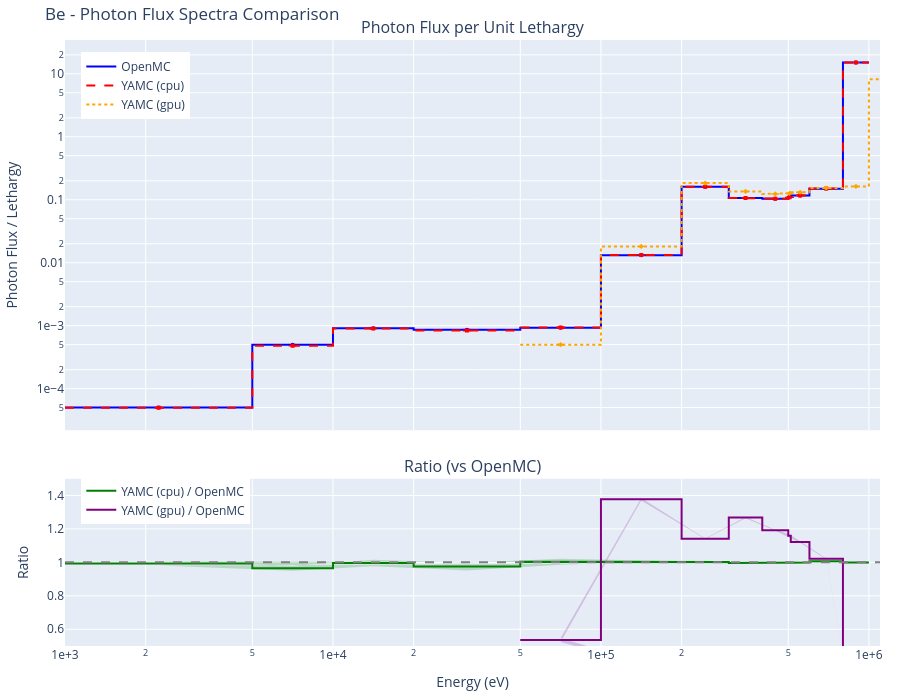
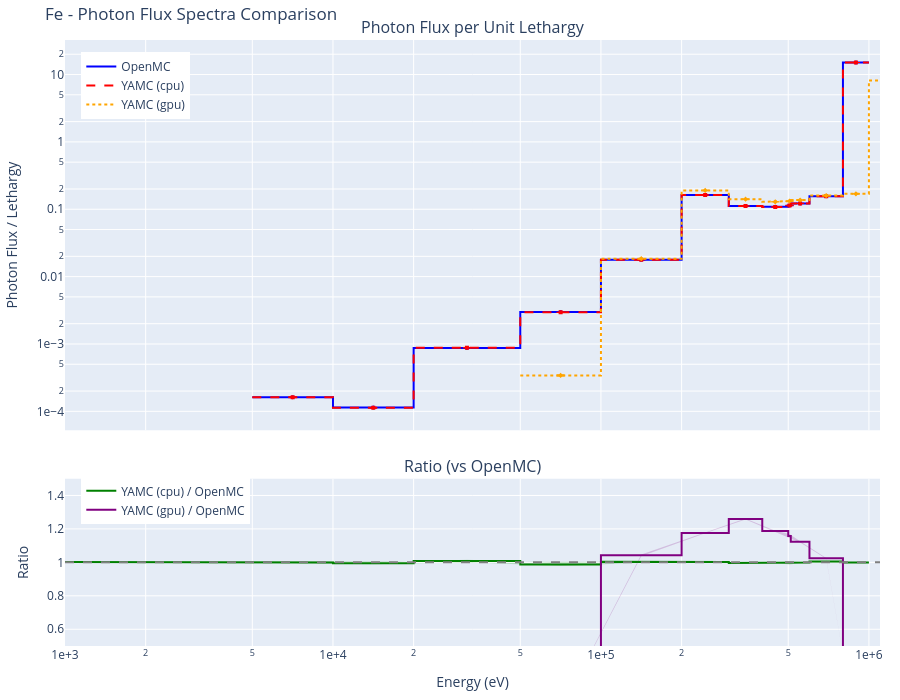

The code cell stored with these charts, in order, in its notebook:
### Markdown cell above
## Results by Element

Below are the comparison results for each element. Each section includes:

- Interactive photon flux spectra plot (log-log scale)
- YAMC/OpenMC ratio plot with uncertainty band
- Photon tally comparison table (flux, coherent-scatter, incoherent-scatter, photoelectric, pair-production)
- Performance comparison (particles/second)

### Code cell
# Display results for each element
for element, results in all_results.items():
    openmc_results = results.get('openmc')  # may be None when openmc-cpu not in MC_BACKENDS

    # Collect available YAMC backends in the order the user requested
    yamc_results_by_backend = {}
    for compute in COMPUTES:
        yres = results.get(f'yamc-{compute}')
        if yres is not None:
            yamc_results_by_backend[compute] = yres

    display(Markdown(f"## {element}"))

    # Performance line — one entry per code/backend that ran
    perf_parts = []
    if openmc_results is not None:
        perf_parts.append(f"OpenMC: {openmc_results['particles/s']:,.0f} particles/s")
    for compute, yres in yamc_results_by_backend.items():
        perf_parts.append(f"YAMC ({compute}): {yres['particles/s']:,.0f} particles/s")
    display(Markdown(f"**Performance:** " + " | ".join(perf_parts)))

    # Combined flux spectra plot
    fig = create_comparison_plot(openmc_results, yamc_results_by_backend)
    fig.update_layout(title=f"{element} - Photon Flux Spectra Comparison")
    fig.show()

    # Spectral agreement: each yamc backend vs the reference (openmc when
    # present, else the first yamc backend).
    if openmc_results is not None:
        ref_label = 'OpenMC'
        ref_results = openmc_results
        comparisons = list(yamc_results_by_backend.items())
    elif len(yamc_results_by_backend) >= 2:
        backends = list(yamc_results_by_backend)
        ref_label = f'YAMC ({backends[0]})'
        ref_results = yamc_results_by_backend[backends[0]]
        comparisons = [(b, yamc_results_by_backend[b]) for b in backends[1:]]
    else:
        comparisons = []

    for compute, yres in comparisons:
        heading = (
            f"#### Spectral Agreement (YAMC {compute} vs {ref_label})"
            if len(comparisons) > 1 or openmc_results is None
            else "#### Spectral Agreement"
        )
        display(Markdown(heading))
        stats = calculate_spectral_agreement(ref_results, yres)
        display(create_agreement_table(stats).style.hide(axis='index'))

    # Combined tally table
    display(Markdown("#### Photon Tally Comparison"))
    table = create_tally_table(openmc_results, yamc_results_by_backend)
    display(table.style.hide(axis='index'))

    print()  # spacing

### Figure 1 — Plotly figure (JSON) as saved in the notebook; plotly's stock layout.template omitted (floating-point values rounded to 4 significant figures)
{"data": [{"legend": "legend", "line": {"color": "blue", "width": 2}, "mode": "lines", "name": "OpenMC", "showlegend": true, "type": "scatter", "x": [1000.0, 5000.0, 5000.0, 10000.0, 10000.0, 20000.0, 20000.0, 50000.0, 50000.0, 100000.0, 100000.0, 200000.0, 200000.0, 300000.0, 300000.0, 400000.0, 400000.0, 500000.0, 500000.0, 511000.0, 511000.0, 600000.0, 600000.0, 800000.0, 800000.0, 1000000.0, 1000000.0, 1500000.0, 1500000.0, 2000000.0, 2000000.0, 3000000.0, 3000000.0, 4000000.0, 4000000.0, 5000000.0, 5000000.0, 6000000.0, 6000000.0, 8000000.0, 8000000.0, 10000000.0, 10000000.0, 12000000.0, 12000000.0, 15000000.0, 15000000.0, 20000000.0], "xaxis": "x", "y": [5e-05, 5e-05, 0.0004974, 0.0004974, 0.0009083, 0.0009083, 0.0008578, 0.0008578, 0.0009291, 0.0009291, 0.01317, 0.01317, 0.161, 0.161, 0.1069, 0.1069, 0.1037, 0.1037, 0.1091, 0.1091, 0.1171, 0.1171, 0.1498, 0.1498, 15.12, 15.12, null, null, null, null, null, null, null, null, null, null, null, null, null, null, null, null, null, null, null, null, null, null], "yaxis": "y"}, {"error_y": {"array": [3.118e-07, 5.388e-06, 1.072e-05, 1.545e-05, 1.076e-05, 6.728e-05, 0.0001787, 0.0002485, 0.0001114, 0.0006357, 0.0003446, 0.000342, 0.00198, NaN, NaN, NaN, NaN, NaN, NaN, NaN, NaN, NaN, NaN, NaN], "color": "blue", "thickness": 1, "type": "data", "visible": true}, "marker": {"color": "blue", "size": 4, "symbol": "circle"}, "mode": "markers", "name": "OpenMC error", "showlegend": false, "type": "scatter", "x": [2236.0, 7071.0, 14140.0, 31620.0, 70710.0, 141400.0, 244900.0, 346400.0, 447200.0, 505500.0, 553700.0, 692800.0, 894400.0, 1225000.0, 1732000.0, 2449000.0, 3464000.0, 4472000.0, 5477000.0, 6928000.0, 8944000.0, 10950000.0, 13420000.0, 17320000.0], "xaxis": "x", "y": [5e-05, 0.0004974, 0.0009083, 0.0008578, 0.0009291, 0.01317, 0.161, 0.1069, 0.1037, 0.1091, 0.1171, 0.1498, 15.12, NaN, NaN, NaN, NaN, NaN, NaN, NaN, NaN, NaN, NaN, NaN], "yaxis": "y"}, {"legend": "legend", "line": {"color": "red", "dash": "dash", "width": 2}, "mode": "lines", "name": "YAMC (cpu)", "showlegend": true, "type": "scatter", "x": [1000.0, 5000.0, 5000.0, 10000.0, 10000.0, 20000.0, 20000.0, 50000.0, 50000.0, 100000.0, 100000.0, 200000.0, 200000.0, 300000.0, 300000.0, 400000.0, 400000.0, 500000.0, 500000.0, 511000.0, 511000.0, 600000.0, 600000.0, 800000.0, 800000.0, 1000000.0, 1000000.0, 1500000.0, 1500000.0, 2000000.0, 2000000.0, 3000000.0, 3000000.0, 4000000.0, 4000000.0, 5000000.0, 5000000.0, 6000000.0, 6000000.0, 8000000.0, 8000000.0, 10000000.0, 10000000.0, 12000000.0, 12000000.0, 15000000.0, 15000000.0, 20000000.0], "xaxis": "x", "y": [4.967e-05, 4.967e-05, 0.00048, 0.00048, 0.0009054, 0.0009054, 0.000836, 0.000836, 0.0009323, 0.0009323, 0.01326, 0.01326, 0.1614, 0.1614, 0.1065, 0.1065, 0.1036, 0.1036, 0.1091, 0.1091, 0.117, 0.117, 0.1507, 0.1507, 15.12, 15.12, null, null, null, null, null, null, null, null, null, null, null, null, null, null, null, null, null, null, null, null, null, null], "yaxis": "y"}, {"error_y": {"array": [4.994e-07, 5.114e-06, 1.422e-05, 1.312e-05, 1.257e-05, 3.937e-05, 0.0001781, 0.0001867, 0.0002546, 0.0005985, 0.0004531, 0.0001488, 0.001142, NaN, NaN, NaN, NaN, NaN, NaN, NaN, NaN, NaN, NaN, NaN], "color": "red", "thickness": 1, "type": "data", "visible": true}, "marker": {"color": "red", "size": 4, "symbol": "square"}, "mode": "markers", "name": "YAMC (cpu) error", "showlegend": false, "type": "scatter", "x": [2236.0, 7071.0, 14140.0, 31620.0, 70710.0, 141400.0, 244900.0, 346400.0, 447200.0, 505500.0, 553700.0, 692800.0, 894400.0, 1225000.0, 1732000.0, 2449000.0, 3464000.0, 4472000.0, 5477000.0, 6928000.0, 8944000.0, 10950000.0, 13420000.0, 17320000.0], "xaxis": "x", "y": [4.967e-05, 0.00048, 0.0009054, 0.000836, 0.0009323, 0.01326, 0.1614, 0.1065, 0.1036, 0.1091, 0.117, 0.1507, 15.12, NaN, NaN, NaN, NaN, NaN, NaN, NaN, NaN, NaN, NaN, NaN], "yaxis": "y"}, {"legend": "legend", "line": {"color": "orange", "dash": "dot", "width": 2}, "mode": "lines", "name": "YAMC (gpu)", "showlegend": true, "type": "scatter", "x": [1000.0, 5000.0, 5000.0, 10000.0, 10000.0, 20000.0, 20000.0, 50000.0, 50000.0, 100000.0, 100000.0, 200000.0, 200000.0, 300000.0, 300000.0, 400000.0, 400000.0, 500000.0, 500000.0, 511000.0, 511000.0, 600000.0, 600000.0, 800000.0, 800000.0, 1000000.0, 1000000.0, 1500000.0, 1500000.0, 2000000.0, 2000000.0, 3000000.0, 3000000.0, 4000000.0, 4000000.0, 5000000.0, 5000000.0, 6000000.0, 6000000.0, 8000000.0, 8000000.0, 10000000.0, 10000000.0, 12000000.0, 12000000.0, 15000000.0, 15000000.0, 20000000.0], "xaxis": "x", "y": [null, null, null, null, null, null, null, null, 0.0004982, 0.0004982, 0.01814, 0.01814, 0.1838, 0.1838, 0.1356, 0.1356, 0.1236, 0.1236, 0.1264, 0.1264, 0.1314, 0.1314, 0.153, 0.153, 0.1625, 0.1625, 8.199, 8.199, null, null, null, null, null, null, null, null, null, null, null, null, null, null, null, null, null, null, null, null], "yaxis": "y"}, {"error_y": {"array": [NaN, NaN, NaN, NaN, 9.387e-06, 3.68e-05, 0.0002013, 0.0002597, 0.0002173, 0.0008025, 0.0002947, 0.0001993, 0.0002244, 0.0007698, NaN, NaN, NaN, NaN, NaN, NaN, NaN, NaN, NaN, NaN], "color": "orange", "thickness": 1, "type": "data", "visible": true}, "marker": {"color": "orange", "size": 4, "symbol": "diamond"}, "mode": "markers", "name": "YAMC (gpu) error", "showlegend": false, "type": "scatter", "x": [2236.0, 7071.0, 14140.0, 31620.0, 70710.0, 141400.0, 244900.0, 346400.0, 447200.0, 505500.0, 553700.0, 692800.0, 894400.0, 1225000.0, 1732000.0, 2449000.0, 3464000.0, 4472000.0, 5477000.0, 6928000.0, 8944000.0, 10950000.0, 13420000.0, 17320000.0], "xaxis": "x", "y": [NaN, NaN, NaN, NaN, 0.0004982, 0.01814, 0.1838, 0.1356, 0.1236, 0.1264, 0.1314, 0.153, 0.1625, 8.199, NaN, NaN, NaN, NaN, NaN, NaN, NaN, NaN, NaN, NaN], "yaxis": "y"}, {"legend": "legend2", "line": {"color": "green", "width": 2}, "mode": "lines", "name": "YAMC (cpu) / OpenMC", "showlegend": true, "type": "scatter", "x": [1000.0, 5000.0, 5000.0, 10000.0, 10000.0, 20000.0, 20000.0, 50000.0, 50000.0, 100000.0, 100000.0, 200000.0, 200000.0, 300000.0, 300000.0, 400000.0, 400000.0, 500000.0, 500000.0, 511000.0, 511000.0, 600000.0, 600000.0, 800000.0, 800000.0, 1000000.0, 1000000.0, 1500000.0, 1500000.0, 2000000.0, 2000000.0, 3000000.0, 3000000.0, 4000000.0, 4000000.0, 5000000.0, 5000000.0, 6000000.0, 6000000.0, 8000000.0, 8000000.0, 10000000.0, 10000000.0, 12000000.0, 12000000.0, 15000000.0, 15000000.0, 20000000.0], "xaxis": "x2", "y": [0.9934, 0.9934, 0.965, 0.965, 0.9967, 0.9967, 0.9746, 0.9746, 1.003, 1.003, 1.006, 1.006, 1.002, 1.002, 0.9957, 0.9957, 0.9989, 0.9989, 0.9994, 0.9994, 0.9991, 0.9991, 1.006, 1.006, 0.9998, 0.9998, null, null, null, null, null, null, null, null, null, null, null, null, null, null, null, null, null, null, null, null, null, null], "yaxis": "y2"}, {"fill": "toself", "fillcolor": "rgba(0, 128, 0, 0.2)", "line": {"color": "rgba(255,255,255,0)"}, "name": "YAMC (cpu) / OpenMC uncertainty", "showlegend": false, "type": "scatter", "x": [2236.0, 7071.0, 14140.0, 31620.0, 70710.0, 141400.0, 244900.0, 346400.0, 447200.0, 505500.0, 553700.0, 692800.0, 894400.0, 1225000.0, 1732000.0, 2449000.0, 3464000.0, 4472000.0, 5477000.0, 6928000.0, 8944000.0, 10950000.0, 13420000.0, 17320000.0, 17320000.0, 13420000.0, 10950000.0, 8944000.0, 6928000.0, 5477000.0, 4472000.0, 3464000.0, 2449000.0, 1732000.0, 1225000.0, 894400.0, 692800.0, 553700.0, 505500.0, 447200.0, 346400.0, 244900.0, 141400.0, 70710.0, 31620.0, 14140.0, 7071.0, 2236.0], "xaxis": "x2", "y": [1.005, 0.9796, 1.016, 0.9978, 1.021, 1.012, 1.004, 0.9986, 1.002, 1.007, 1.004, 1.008, 1.0, NaN, NaN, NaN, NaN, NaN, NaN, NaN, NaN, NaN, NaN, NaN, NaN, NaN, NaN, NaN, NaN, NaN, NaN, NaN, NaN, NaN, NaN, 0.9997, 1.003, 0.9943, 0.9914, 0.9963, 0.9928, 1.001, 1.0, 0.9855, 0.9513, 0.9772, 0.9503, 0.9816], "yaxis": "y2"}, {"legend": "legend2", "line": {"color": "purple", "width": 2}, "mode": "lines", "name": "YAMC (gpu) / OpenMC", "showlegend": true, "type": "scatter", "x": [1000.0, 5000.0, 5000.0, 10000.0, 10000.0, 20000.0, 20000.0, 50000.0, 50000.0, 100000.0, 100000.0, 200000.0, 200000.0, 300000.0, 300000.0, 400000.0, 400000.0, 500000.0, 500000.0, 511000.0, 511000.0, 600000.0, 600000.0, 800000.0, 800000.0, 1000000.0, 1000000.0, 1500000.0, 1500000.0, 2000000.0, 2000000.0, 3000000.0, 3000000.0, 4000000.0, 4000000.0, 5000000.0, 5000000.0, 6000000.0, 6000000.0, 8000000.0, 8000000.0, 10000000.0, 10000000.0, 12000000.0, 12000000.0, 15000000.0, 15000000.0, 20000000.0], "xaxis": "x2", "y": [null, null, null, null, null, null, null, null, 0.5363, 0.5363, 1.377, 1.377, 1.141, 1.141, 1.268, 1.268, 1.192, 1.192, 1.158, 1.158, 1.122, 1.122, 1.021, 1.021, 0.01075, 0.01075, null, null, null, null, null, null, null, null, null, null, null, null, null, null, null, null, null, null, null, null, null, null], "yaxis": "y2"}, {"fill": "toself", "fillcolor": "rgba(128, 0, 128, 0.2)", "line": {"color": "rgba(255,255,255,0)"}, "name": "YAMC (gpu) / OpenMC uncertainty", "showlegend": false, "type": "scatter", "x": [2236.0, 7071.0, 14140.0, 31620.0, 70710.0, 141400.0, 244900.0, 346400.0, 447200.0, 505500.0, 553700.0, 692800.0, 894400.0, 1225000.0, 1732000.0, 2449000.0, 3464000.0, 4472000.0, 5477000.0, 6928000.0, 8944000.0, 10950000.0, 13420000.0, 17320000.0, 17320000.0, 13420000.0, 10950000.0, 8944000.0, 6928000.0, 5477000.0, 4472000.0, 3464000.0, 2449000.0, 1732000.0, 1225000.0, 894400.0, 692800.0, 553700.0, 505500.0, 447200.0, 346400.0, 244900.0, 141400.0, 70710.0, 31620.0, 14140.0, 7071.0, 2236.0], "xaxis": "x2", "y": [NaN, NaN, NaN, NaN, 0.5481, 1.384, 1.143, 1.271, 1.194, 1.168, 1.126, 1.024, 0.01076, NaN, NaN, NaN, NaN, NaN, NaN, NaN, NaN, NaN, NaN, NaN, NaN, NaN, NaN, NaN, NaN, NaN, NaN, NaN, NaN, NaN, NaN, 0.01073, 1.018, 1.118, 1.148, 1.189, 1.264, 1.14, 1.369, 0.5244, NaN, NaN, NaN, NaN], "yaxis": "y2"}], "layout": {"annotations": [{"font": {"size": 16}, "showarrow": false, "text": "Photon Flux per Unit Lethargy", "x": 0.5, "xanchor": "center", "xref": "paper", "y": 1.0, "yanchor": "bottom", "yref": "paper"}, {"font": {"size": 16}, "showarrow": false, "text": "Ratio (vs OpenMC)", "x": 0.5, "xanchor": "center", "xref": "paper", "y": 0.276, "yanchor": "bottom", "yref": "paper"}], "height": 700, "legend": {"x": 0.02, "xanchor": "left", "y": 0.98, "yanchor": "top"}, "legend2": {"x": 0.02, "xanchor": "left", "y": 0.28, "yanchor": "top"}, "margin": {"b": 40, "l": 60, "r": 20, "t": 40}, "shapes": [{"line": {"color": "gray", "dash": "dash"}, "type": "line", "x0": 0, "x1": 1, "xref": "x2 domain", "y0": 1.0, "y1": 1.0, "yref": "y2"}], "title": {"text": "Be - Photon Flux Spectra Comparison"}, "xaxis": {"anchor": "y", "domain": [0.0, 1.0], "exponentformat": "e", "matches": "x2", "range": [3.0, 6.041], "showticklabels": false, "type": "log"}, "xaxis2": {"anchor": "y2", "domain": [0.0, 1.0], "exponentformat": "e", "range": [3.0, 6.041], "title": {"text": "Energy (eV)"}, "type": "log"}, "yaxis": {"anchor": "x", "domain": [0.356, 1.0], "exponentformat": "e", "title": {"text": "Photon Flux / Lethargy"}, "type": "log"}, "yaxis2": {"anchor": "x2", "domain": [0.0, 0.276], "range": [0.5, 1.5], "title": {"text": "Ratio"}}}}

### Figure 2 — Plotly figure (JSON) as saved in the notebook; plotly's stock layout.template omitted (floating-point values rounded to 4 significant figures)
{"data": [{"legend": "legend", "line": {"color": "blue", "width": 2}, "mode": "lines", "name": "OpenMC", "showlegend": true, "type": "scatter", "x": [1000.0, 5000.0, 5000.0, 10000.0, 10000.0, 20000.0, 20000.0, 50000.0, 50000.0, 100000.0, 100000.0, 200000.0, 200000.0, 300000.0, 300000.0, 400000.0, 400000.0, 500000.0, 500000.0, 511000.0, 511000.0, 600000.0, 600000.0, 800000.0, 800000.0, 1000000.0, 1000000.0, 1500000.0, 1500000.0, 2000000.0, 2000000.0, 3000000.0, 3000000.0, 4000000.0, 4000000.0, 5000000.0, 5000000.0, 6000000.0, 6000000.0, 8000000.0, 8000000.0, 10000000.0, 10000000.0, 12000000.0, 12000000.0, 15000000.0, 15000000.0, 20000000.0], "xaxis": "x", "y": [null, null, 0.0001617, 0.0001617, 0.0001137, 0.0001137, 0.0008744, 0.0008744, 0.002985, 0.002985, 0.01773, 0.01773, 0.1621, 0.1621, 0.1122, 0.1122, 0.1086, 0.1086, 0.1138, 0.1138, 0.1221, 0.1221, 0.1556, 0.1556, 15.07, 15.07, null, null, null, null, null, null, null, null, null, null, null, null, null, null, null, null, null, null, null, null, null, null], "yaxis": "y"}, {"error_y": {"array": [NaN, 5.732e-07, 4.165e-07, 2.555e-06, 2.299e-05, 7.223e-05, 0.0001921, 0.0002125, 0.0001212, 0.0009431, 0.0002982, 0.0002749, 0.001975, NaN, NaN, NaN, NaN, NaN, NaN, NaN, NaN, NaN, NaN, NaN], "color": "blue", "thickness": 1, "type": "data", "visible": true}, "marker": {"color": "blue", "size": 4, "symbol": "circle"}, "mode": "markers", "name": "OpenMC error", "showlegend": false, "type": "scatter", "x": [2236.0, 7071.0, 14140.0, 31620.0, 70710.0, 141400.0, 244900.0, 346400.0, 447200.0, 505500.0, 553700.0, 692800.0, 894400.0, 1225000.0, 1732000.0, 2449000.0, 3464000.0, 4472000.0, 5477000.0, 6928000.0, 8944000.0, 10950000.0, 13420000.0, 17320000.0], "xaxis": "x", "y": [NaN, 0.0001617, 0.0001137, 0.0008744, 0.002985, 0.01773, 0.1621, 0.1122, 0.1086, 0.1138, 0.1221, 0.1556, 15.07, NaN, NaN, NaN, NaN, NaN, NaN, NaN, NaN, NaN, NaN, NaN], "yaxis": "y"}, {"legend": "legend", "line": {"color": "red", "dash": "dash", "width": 2}, "mode": "lines", "name": "YAMC (cpu)", "showlegend": true, "type": "scatter", "x": [1000.0, 5000.0, 5000.0, 10000.0, 10000.0, 20000.0, 20000.0, 50000.0, 50000.0, 100000.0, 100000.0, 200000.0, 200000.0, 300000.0, 300000.0, 400000.0, 400000.0, 500000.0, 500000.0, 511000.0, 511000.0, 600000.0, 600000.0, 800000.0, 800000.0, 1000000.0, 1000000.0, 1500000.0, 1500000.0, 2000000.0, 2000000.0, 3000000.0, 3000000.0, 4000000.0, 4000000.0, 5000000.0, 5000000.0, 6000000.0, 6000000.0, 8000000.0, 8000000.0, 10000000.0, 10000000.0, 12000000.0, 12000000.0, 15000000.0, 15000000.0, 20000000.0], "xaxis": "x", "y": [null, null, 0.0001615, 0.0001615, 0.000113, 0.000113, 0.0008816, 0.0008816, 0.002947, 0.002947, 0.01779, 0.01779, 0.1625, 0.1625, 0.1118, 0.1118, 0.1084, 0.1084, 0.1134, 0.1134, 0.122, 0.122, 0.1565, 0.1565, 15.07, 15.07, null, null, null, null, null, null, null, null, null, null, null, null, null, null, null, null, null, null, null, null, null, null], "yaxis": "y"}, {"error_y": {"array": [NaN, 5.659e-07, 5.009e-07, 5.407e-06, 1.4e-05, 5.653e-05, 0.0001652, 0.0002301, 0.0002224, 0.0005651, 0.0004291, 0.0001743, 0.001179, NaN, NaN, NaN, NaN, NaN, NaN, NaN, NaN, NaN, NaN, NaN], "color": "red", "thickness": 1, "type": "data", "visible": true}, "marker": {"color": "red", "size": 4, "symbol": "square"}, "mode": "markers", "name": "YAMC (cpu) error", "showlegend": false, "type": "scatter", "x": [2236.0, 7071.0, 14140.0, 31620.0, 70710.0, 141400.0, 244900.0, 346400.0, 447200.0, 505500.0, 553700.0, 692800.0, 894400.0, 1225000.0, 1732000.0, 2449000.0, 3464000.0, 4472000.0, 5477000.0, 6928000.0, 8944000.0, 10950000.0, 13420000.0, 17320000.0], "xaxis": "x", "y": [NaN, 0.0001615, 0.000113, 0.0008816, 0.002947, 0.01779, 0.1625, 0.1118, 0.1084, 0.1134, 0.122, 0.1565, 15.07, NaN, NaN, NaN, NaN, NaN, NaN, NaN, NaN, NaN, NaN, NaN], "yaxis": "y"}, {"legend": "legend", "line": {"color": "orange", "dash": "dot", "width": 2}, "mode": "lines", "name": "YAMC (gpu)", "showlegend": true, "type": "scatter", "x": [1000.0, 5000.0, 5000.0, 10000.0, 10000.0, 20000.0, 20000.0, 50000.0, 50000.0, 100000.0, 100000.0, 200000.0, 200000.0, 300000.0, 300000.0, 400000.0, 400000.0, 500000.0, 500000.0, 511000.0, 511000.0, 600000.0, 600000.0, 800000.0, 800000.0, 1000000.0, 1000000.0, 1500000.0, 1500000.0, 2000000.0, 2000000.0, 3000000.0, 3000000.0, 4000000.0, 4000000.0, 5000000.0, 5000000.0, 6000000.0, 6000000.0, 8000000.0, 8000000.0, 10000000.0, 10000000.0, 12000000.0, 12000000.0, 15000000.0, 15000000.0, 20000000.0], "xaxis": "x", "y": [null, null, null, null, null, null, null, null, 0.0003413, 0.0003413, 0.01848, 0.01848, 0.1906, 0.1906, 0.1412, 0.1412, 0.129, 0.129, 0.1317, 0.1317, 0.1371, 0.1371, 0.1593, 0.1593, 0.1692, 0.1692, 8.17, 8.17, null, null, null, null, null, null, null, null, null, null, null, null, null, null, null, null, null, null, null, null], "yaxis": "y"}, {"error_y": {"array": [NaN, NaN, NaN, NaN, 6.847e-06, 5.155e-05, 0.0001651, 0.0002431, 0.0002134, 0.0008212, 0.000286, 0.0001964, 0.0002315, 0.0007723, NaN, NaN, NaN, NaN, NaN, NaN, NaN, NaN, NaN, NaN], "color": "orange", "thickness": 1, "type": "data", "visible": true}, "marker": {"color": "orange", "size": 4, "symbol": "diamond"}, "mode": "markers", "name": "YAMC (gpu) error", "showlegend": false, "type": "scatter", "x": [2236.0, 7071.0, 14140.0, 31620.0, 70710.0, 141400.0, 244900.0, 346400.0, 447200.0, 505500.0, 553700.0, 692800.0, 894400.0, 1225000.0, 1732000.0, 2449000.0, 3464000.0, 4472000.0, 5477000.0, 6928000.0, 8944000.0, 10950000.0, 13420000.0, 17320000.0], "xaxis": "x", "y": [NaN, NaN, NaN, NaN, 0.0003413, 0.01848, 0.1906, 0.1412, 0.129, 0.1317, 0.1371, 0.1593, 0.1692, 8.17, NaN, NaN, NaN, NaN, NaN, NaN, NaN, NaN, NaN, NaN], "yaxis": "y"}, {"legend": "legend2", "line": {"color": "green", "width": 2}, "mode": "lines", "name": "YAMC (cpu) / OpenMC", "showlegend": true, "type": "scatter", "x": [1000.0, 5000.0, 5000.0, 10000.0, 10000.0, 20000.0, 20000.0, 50000.0, 50000.0, 100000.0, 100000.0, 200000.0, 200000.0, 300000.0, 300000.0, 400000.0, 400000.0, 500000.0, 500000.0, 511000.0, 511000.0, 600000.0, 600000.0, 800000.0, 800000.0, 1000000.0, 1000000.0, 1500000.0, 1500000.0, 2000000.0, 2000000.0, 3000000.0, 3000000.0, 4000000.0, 4000000.0, 5000000.0, 5000000.0, 6000000.0, 6000000.0, 8000000.0, 8000000.0, 10000000.0, 10000000.0, 12000000.0, 12000000.0, 15000000.0, 15000000.0, 20000000.0], "xaxis": "x2", "y": [1.002, 1.002, 0.9987, 0.9987, 0.994, 0.994, 1.008, 1.008, 0.9873, 0.9873, 1.003, 1.003, 1.003, 1.003, 0.9968, 0.9968, 0.9981, 0.9981, 0.9969, 0.9969, 0.999, 0.999, 1.006, 1.006, 0.9999, 0.9999, null, null, null, null, null, null, null, null, null, null, null, null, null, null, null, null, null, null, null, null, null, null], "yaxis": "y2"}, {"fill": "toself", "fillcolor": "rgba(0, 128, 0, 0.2)", "line": {"color": "rgba(255,255,255,0)"}, "name": "YAMC (cpu) / OpenMC uncertainty", "showlegend": false, "type": "scatter", "x": [2236.0, 7071.0, 14140.0, 31620.0, 70710.0, 141400.0, 244900.0, 346400.0, 447200.0, 505500.0, 553700.0, 692800.0, 894400.0, 1225000.0, 1732000.0, 2449000.0, 3464000.0, 4472000.0, 5477000.0, 6928000.0, 8944000.0, 10950000.0, 13420000.0, 17320000.0, 17320000.0, 13420000.0, 10950000.0, 8944000.0, 6928000.0, 5477000.0, 4472000.0, 3464000.0, 2449000.0, 1732000.0, 1225000.0, 894400.0, 692800.0, 553700.0, 505500.0, 447200.0, 346400.0, 244900.0, 141400.0, 70710.0, 31620.0, 14140.0, 7071.0, 2236.0], "xaxis": "x2", "y": [1.009, 1.004, 0.9997, 1.015, 0.9963, 1.008, 1.004, 0.9996, 1.0, 1.007, 1.003, 1.008, 1.0, NaN, NaN, NaN, NaN, NaN, NaN, NaN, NaN, NaN, NaN, NaN, NaN, NaN, NaN, NaN, NaN, NaN, NaN, NaN, NaN, NaN, NaN, 0.9997, 1.004, 0.9947, 0.9872, 0.9957, 0.994, 1.001, 0.998, 0.9784, 1.001, 0.9883, 0.9937, 0.9945], "yaxis": "y2"}, {"legend": "legend2", "line": {"color": "purple", "width": 2}, "mode": "lines", "name": "YAMC (gpu) / OpenMC", "showlegend": true, "type": "scatter", "x": [1000.0, 5000.0, 5000.0, 10000.0, 10000.0, 20000.0, 20000.0, 50000.0, 50000.0, 100000.0, 100000.0, 200000.0, 200000.0, 300000.0, 300000.0, 400000.0, 400000.0, 500000.0, 500000.0, 511000.0, 511000.0, 600000.0, 600000.0, 800000.0, 800000.0, 1000000.0, 1000000.0, 1500000.0, 1500000.0, 2000000.0, 2000000.0, 3000000.0, 3000000.0, 4000000.0, 4000000.0, 5000000.0, 5000000.0, 6000000.0, 6000000.0, 8000000.0, 8000000.0, 10000000.0, 10000000.0, 12000000.0, 12000000.0, 15000000.0, 15000000.0, 20000000.0], "xaxis": "x2", "y": [null, null, null, null, null, null, 3.036e-05, 3.036e-05, 0.1143, 0.1143, 1.042, 1.042, 1.176, 1.176, 1.259, 1.259, 1.187, 1.187, 1.157, 1.157, 1.123, 1.123, 1.024, 1.024, 0.01123, 0.01123, null, null, null, null, null, null, null, null, null, null, null, null, null, null, null, null, null, null, null, null, null, null], "yaxis": "y2"}, {"fill": "toself", "fillcolor": "rgba(128, 0, 128, 0.2)", "line": {"color": "rgba(255,255,255,0)"}, "name": "YAMC (gpu) / OpenMC uncertainty", "showlegend": false, "type": "scatter", "x": [2236.0, 7071.0, 14140.0, 31620.0, 70710.0, 141400.0, 244900.0, 346400.0, 447200.0, 505500.0, 553700.0, 692800.0, 894400.0, 1225000.0, 1732000.0, 2449000.0, 3464000.0, 4472000.0, 5477000.0, 6928000.0, 8944000.0, 10950000.0, 13420000.0, 17320000.0, 17320000.0, 13420000.0, 10950000.0, 8944000.0, 6928000.0, 5477000.0, 4472000.0, 3464000.0, 2449000.0, 1732000.0, 1225000.0, 894400.0, 692800.0, 553700.0, 505500.0, 447200.0, 346400.0, 244900.0, 141400.0, 70710.0, 31620.0, 14140.0, 7071.0, 2236.0], "xaxis": "x2", "y": [NaN, NaN, NaN, 6.073e-05, 0.1168, 1.047, 1.178, 1.262, 1.19, 1.169, 1.126, 1.026, 0.01124, NaN, NaN, NaN, NaN, NaN, NaN, NaN, NaN, NaN, NaN, NaN, NaN, NaN, NaN, NaN, NaN, NaN, NaN, NaN, NaN, NaN, NaN, 0.01121, 1.022, 1.119, 1.145, 1.185, 1.256, 1.174, 1.037, 0.1119, -1.296e-10, NaN, NaN, NaN], "yaxis": "y2"}], "layout": {"annotations": [{"font": {"size": 16}, "showarrow": false, "text": "Photon Flux per Unit Lethargy", "x": 0.5, "xanchor": "center", "xref": "paper", "y": 1.0, "yanchor": "bottom", "yref": "paper"}, {"font": {"size": 16}, "showarrow": false, "text": "Ratio (vs OpenMC)", "x": 0.5, "xanchor": "center", "xref": "paper", "y": 0.276, "yanchor": "bottom", "yref": "paper"}], "height": 700, "legend": {"x": 0.02, "xanchor": "left", "y": 0.98, "yanchor": "top"}, "legend2": {"x": 0.02, "xanchor": "left", "y": 0.28, "yanchor": "top"}, "margin": {"b": 40, "l": 60, "r": 20, "t": 40}, "shapes": [{"line": {"color": "gray", "dash": "dash"}, "type": "line", "x0": 0, "x1": 1, "xref": "x2 domain", "y0": 1.0, "y1": 1.0, "yref": "y2"}], "title": {"text": "Fe - Photon Flux Spectra Comparison"}, "xaxis": {"anchor": "y", "domain": [0.0, 1.0], "exponentformat": "e", "matches": "x2", "range": [3.0, 6.041], "showticklabels": false, "type": "log"}, "xaxis2": {"anchor": "y2", "domain": [0.0, 1.0], "exponentformat": "e", "range": [3.0, 6.041], "title": {"text": "Energy (eV)"}, "type": "log"}, "yaxis": {"anchor": "x", "domain": [0.356, 1.0], "exponentformat": "e", "title": {"text": "Photon Flux / Lethargy"}, "type": "log"}, "yaxis2": {"anchor": "x2", "domain": [0.0, 0.276], "range": [0.5, 1.5], "title": {"text": "Ratio"}}}}
